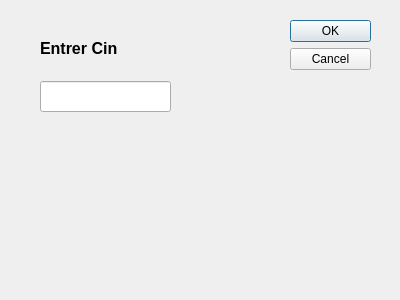
<?xml version="1.0" encoding="UTF-8"?>
<ui version="4.0">
 <class>supprimerproduit</class>
 <widget class="QDialog" name="supprimerproduit">
  <property name="geometry">
   <rect>
    <x>0</x>
    <y>0</y>
    <width>400</width>
    <height>300</height>
   </rect>
  </property>
  <property name="windowTitle">
   <string>Dialog</string>
  </property>
  <widget class="QDialogButtonBox" name="buttonBox">
   <property name="geometry">
    <rect>
     <x>290</x>
     <y>20</y>
     <width>81</width>
     <height>241</height>
    </rect>
   </property>
   <property name="orientation">
    <enum>Qt::Vertical</enum>
   </property>
   <property name="standardButtons">
    <set>QDialogButtonBox::Cancel|QDialogButtonBox::Ok</set>
   </property>
  </widget>
  <widget class="QLabel" name="label">
   <property name="geometry">
    <rect>
     <x>40</x>
     <y>40</y>
     <width>121</width>
     <height>16</height>
    </rect>
   </property>
   <property name="font">
    <font>
     <pointsize>12</pointsize>
     <weight>75</weight>
     <bold>true</bold>
    </font>
   </property>
   <property name="text">
    <string>Entrer Cin</string>
   </property>
  </widget>
  <widget class="QLineEdit" name="lineEdit_id_p">
   <property name="geometry">
    <rect>
     <x>40</x>
     <y>81</y>
     <width>131</width>
     <height>31</height>
    </rect>
   </property>
  </widget>
 </widget>
 <resources/>
 <connections>
  <connection>
   <sender>buttonBox</sender>
   <signal>accepted()</signal>
   <receiver>supprimerproduit</receiver>
   <slot>accept()</slot>
   <hints>
    <hint type="sourcelabel">
     <x>248</x>
     <y>254</y>
    </hint>
    <hint type="destinationlabel">
     <x>157</x>
     <y>274</y>
    </hint>
   </hints>
  </connection>
  <connection>
   <sender>buttonBox</sender>
   <signal>rejected()</signal>
   <receiver>supprimerproduit</receiver>
   <slot>reject()</slot>
   <hints>
    <hint type="sourcelabel">
     <x>316</x>
     <y>260</y>
    </hint>
    <hint type="destinationlabel">
     <x>286</x>
     <y>274</y>
    </hint>
   </hints>
  </connection>
 </connections>
</ui>
